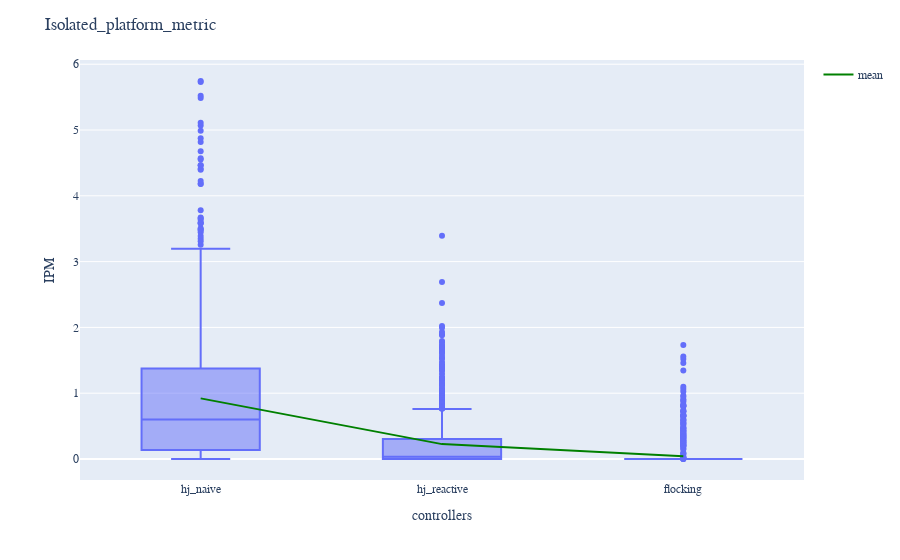

Notebook code for this chart:
### Markdown cell above
+ Isolated Platform Metric

### Code cell
failed_connectivity_hj_flocking =  metrics_hj_flocking#metrics_hj_flocking[metrics_hj_flocking["Isolated_platform_metric"]>0]
failed_connectivity_hj_naive = metrics_hj_naive#metrics_hj_naive[metrics_hj_flocking["Isolated_platform_metric"]>0]
failed_connectivity_hj_reactive = metrics_hj_reactive #metrics_hj_reactive[metrics_hj_flocking["Isolated_platform_metric"]>0]


ipm_dict= {"hj_naive": failed_connectivity_hj_naive["Isolated_platform_metric"],
                      "hj_reactive": failed_connectivity_hj_reactive["Isolated_platform_metric"],
                      "flocking":failed_connectivity_hj_flocking["Isolated_platform_metric"]}
ipm_df = pd.DataFrame(ipm_dict)
fig_ipm = px.box(ipm_df, log_y=False )
mean_trace = go.Scatter(
    x=ipm_df.columns,
    y=ipm_df.mean(),
    mode='lines',
    line=dict(color='green', width=2),
    showlegend=True,
    name="mean"
)
fig_ipm.add_trace(mean_trace)
# Add custom x and y labels
fig_ipm.update_layout(
    xaxis_title="controllers",
    yaxis_title="IPM",
    title = {'text': "Isolated_platform_metric"}
)
fig_ipm.show()

### Figure 1 — Plotly figure (JSON) as saved in the notebook; plotly's stock layout.template omitted (floating-point values rounded to 4 significant figures; data arrays with more than 128 entries replaced by an {"elided": "..."} marker saying what was removed)
{"data": [{"alignmentgroup": "True", "hovertemplate": "variable=%{x}<br>value=%{y}<extra></extra>", "legendgroup": "", "marker": {"color": "#636efa"}, "name": "", "notched": false, "offsetgroup": "", "orientation": "v", "showlegend": false, "type": "box", "x": {"elided": "2940 str values"}, "x0": " ", "xaxis": "x", "y": {"elided": "2940 float values"}, "y0": " ", "yaxis": "y"}, {"line": {"color": "green", "width": 2}, "mode": "lines", "name": "mean", "showlegend": true, "type": "scatter", "x": ["hj_naive", "hj_reactive", "flocking"], "y": [0.9214, 0.2264, 0.04317]}], "layout": {"boxmode": "group", "legend": {"tracegroupgap": 0}, "margin": {"t": 60}, "title": {"text": "Isolated_platform_metric"}, "xaxis": {"anchor": "y", "domain": [0, 1], "title": {"text": "controllers"}}, "yaxis": {"anchor": "x", "domain": [0, 1], "title": {"text": "IPM"}}}}
